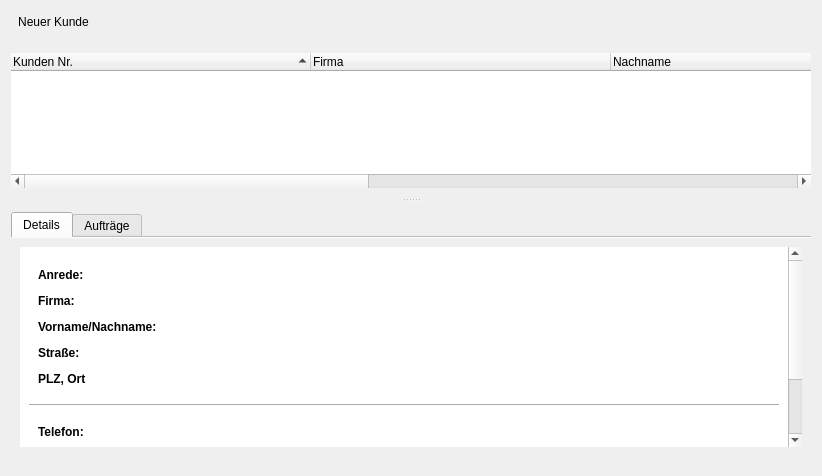
<?xml version="1.0" encoding="UTF-8"?>
<ui version="4.0">
 <class>Form</class>
 <widget class="QWidget" name="Form">
  <property name="geometry">
   <rect>
    <x>0</x>
    <y>0</y>
    <width>822</width>
    <height>476</height>
   </rect>
  </property>
  <property name="windowTitle">
   <string>Form</string>
  </property>
  <property name="autoFillBackground">
   <bool>false</bool>
  </property>
  <layout class="QVBoxLayout" name="verticalLayout_10">
   <item>
    <widget class="QToolButton" name="toolButton_new">
     <property name="text">
      <string>Neuer Kunde</string>
     </property>
     <property name="icon">
      <iconset resource="../res.qrc">
       <normaloff>:/newPrefix/res/1318968748_human-folder-public.png</normaloff>:/newPrefix/res/1318968748_human-folder-public.png</iconset>
     </property>
     <property name="iconSize">
      <size>
       <width>35</width>
       <height>20</height>
      </size>
     </property>
     <property name="popupMode">
      <enum>QToolButton::DelayedPopup</enum>
     </property>
     <property name="toolButtonStyle">
      <enum>Qt::ToolButtonTextUnderIcon</enum>
     </property>
     <property name="autoRaise">
      <bool>true</bool>
     </property>
    </widget>
   </item>
   <item>
    <widget class="QSplitter" name="splitter">
     <property name="orientation">
      <enum>Qt::Vertical</enum>
     </property>
     <widget class="QWidget" name="widget_2" native="true">
      <property name="enabled">
       <bool>true</bool>
      </property>
      <property name="sizePolicy">
       <sizepolicy hsizetype="Preferred" vsizetype="Preferred">
        <horstretch>0</horstretch>
        <verstretch>0</verstretch>
       </sizepolicy>
      </property>
      <layout class="QVBoxLayout" name="verticalLayout_9">
       <property name="leftMargin">
        <number>0</number>
       </property>
       <property name="topMargin">
        <number>15</number>
       </property>
       <property name="rightMargin">
        <number>0</number>
       </property>
       <property name="bottomMargin">
        <number>10</number>
       </property>
       <item>
        <widget class="QTreeWidget" name="treeWidget">
         <property name="contextMenuPolicy">
          <enum>Qt::CustomContextMenu</enum>
         </property>
         <property name="frameShape">
          <enum>QFrame::NoFrame</enum>
         </property>
         <property name="rootIsDecorated">
          <bool>false</bool>
         </property>
         <property name="itemsExpandable">
          <bool>false</bool>
         </property>
         <property name="sortingEnabled">
          <bool>true</bool>
         </property>
         <attribute name="headerCascadingSectionResizes">
          <bool>true</bool>
         </attribute>
         <attribute name="headerDefaultSectionSize">
          <number>300</number>
         </attribute>
         <attribute name="headerShowSortIndicator" stdset="0">
          <bool>true</bool>
         </attribute>
         <column>
          <property name="text">
           <string>Kunden Nr.</string>
          </property>
         </column>
         <column>
          <property name="text">
           <string>Firma</string>
          </property>
         </column>
         <column>
          <property name="text">
           <string>Nachname</string>
          </property>
         </column>
         <column>
          <property name="text">
           <string>Vorname</string>
          </property>
         </column>
         <column>
          <property name="text">
           <string>Straße</string>
          </property>
         </column>
         <column>
          <property name="text">
           <string>Plz, Ort</string>
          </property>
         </column>
        </widget>
       </item>
      </layout>
     </widget>
     <widget class="QFrame" name="frame_7">
      <property name="frameShape">
       <enum>QFrame::NoFrame</enum>
      </property>
      <property name="frameShadow">
       <enum>QFrame::Raised</enum>
      </property>
      <layout class="QVBoxLayout" name="verticalLayout_4">
       <property name="leftMargin">
        <number>0</number>
       </property>
       <property name="topMargin">
        <number>10</number>
       </property>
       <property name="rightMargin">
        <number>0</number>
       </property>
       <item>
        <widget class="QTabWidget" name="tabWidget">
         <property name="sizePolicy">
          <sizepolicy hsizetype="Preferred" vsizetype="Preferred">
           <horstretch>0</horstretch>
           <verstretch>0</verstretch>
          </sizepolicy>
         </property>
         <property name="currentIndex">
          <number>0</number>
         </property>
         <property name="usesScrollButtons">
          <bool>false</bool>
         </property>
         <property name="documentMode">
          <bool>true</bool>
         </property>
         <widget class="QWidget" name="tab">
          <attribute name="title">
           <string>Details</string>
          </attribute>
          <layout class="QVBoxLayout" name="verticalLayout_11">
           <item>
            <widget class="QScrollArea" name="scrollArea">
             <property name="frameShape">
              <enum>QFrame::NoFrame</enum>
             </property>
             <property name="widgetResizable">
              <bool>true</bool>
             </property>
             <widget class="QWidget" name="scrollAreaWidgetContents">
              <property name="geometry">
               <rect>
                <x>0</x>
                <y>0</y>
                <width>770</width>
                <height>295</height>
               </rect>
              </property>
              <layout class="QVBoxLayout" name="verticalLayout_12">
               <property name="spacing">
                <number>0</number>
               </property>
               <property name="margin">
                <number>0</number>
               </property>
               <item>
                <widget class="QFrame" name="frame_6">
                 <property name="styleSheet">
                  <string notr="true">background-color: rgb(255, 255, 255);</string>
                 </property>
                 <property name="frameShape">
                  <enum>QFrame::NoFrame</enum>
                 </property>
                 <property name="frameShadow">
                  <enum>QFrame::Raised</enum>
                 </property>
                 <layout class="QVBoxLayout" name="verticalLayout_8">
                  <item>
                   <layout class="QHBoxLayout" name="horizontalLayout_3">
                    <item>
                     <widget class="QFrame" name="frame">
                      <property name="minimumSize">
                       <size>
                        <width>200</width>
                        <height>0</height>
                       </size>
                      </property>
                      <property name="frameShape">
                       <enum>QFrame::NoFrame</enum>
                      </property>
                      <property name="frameShadow">
                       <enum>QFrame::Raised</enum>
                      </property>
                      <layout class="QVBoxLayout" name="verticalLayout_6">
                       <item>
                        <widget class="QLabel" name="label">
                         <property name="minimumSize">
                          <size>
                           <width>0</width>
                           <height>20</height>
                          </size>
                         </property>
                         <property name="maximumSize">
                          <size>
                           <width>16777215</width>
                           <height>20</height>
                          </size>
                         </property>
                         <property name="font">
                          <font>
                           <weight>75</weight>
                           <bold>true</bold>
                          </font>
                         </property>
                         <property name="text">
                          <string>Anrede:</string>
                         </property>
                        </widget>
                       </item>
                       <item>
                        <widget class="QLabel" name="label_2">
                         <property name="minimumSize">
                          <size>
                           <width>0</width>
                           <height>20</height>
                          </size>
                         </property>
                         <property name="maximumSize">
                          <size>
                           <width>16777215</width>
                           <height>20</height>
                          </size>
                         </property>
                         <property name="font">
                          <font>
                           <weight>75</weight>
                           <bold>true</bold>
                          </font>
                         </property>
                         <property name="text">
                          <string>Firma:</string>
                         </property>
                        </widget>
                       </item>
                       <item>
                        <widget class="QLabel" name="label_3">
                         <property name="minimumSize">
                          <size>
                           <width>0</width>
                           <height>20</height>
                          </size>
                         </property>
                         <property name="maximumSize">
                          <size>
                           <width>16777215</width>
                           <height>20</height>
                          </size>
                         </property>
                         <property name="font">
                          <font>
                           <weight>75</weight>
                           <bold>true</bold>
                          </font>
                         </property>
                         <property name="text">
                          <string>Vorname/Nachname:</string>
                         </property>
                        </widget>
                       </item>
                       <item>
                        <widget class="QLabel" name="label_4">
                         <property name="minimumSize">
                          <size>
                           <width>0</width>
                           <height>20</height>
                          </size>
                         </property>
                         <property name="maximumSize">
                          <size>
                           <width>16777215</width>
                           <height>20</height>
                          </size>
                         </property>
                         <property name="font">
                          <font>
                           <weight>75</weight>
                           <bold>true</bold>
                          </font>
                         </property>
                         <property name="text">
                          <string>Straße:</string>
                         </property>
                        </widget>
                       </item>
                       <item>
                        <widget class="QLabel" name="label_5">
                         <property name="minimumSize">
                          <size>
                           <width>0</width>
                           <height>20</height>
                          </size>
                         </property>
                         <property name="maximumSize">
                          <size>
                           <width>16777215</width>
                           <height>20</height>
                          </size>
                         </property>
                         <property name="font">
                          <font>
                           <weight>75</weight>
                           <bold>true</bold>
                          </font>
                         </property>
                         <property name="text">
                          <string>PLZ, Ort</string>
                         </property>
                        </widget>
                       </item>
                      </layout>
                     </widget>
                    </item>
                    <item>
                     <widget class="QFrame" name="frame_2">
                      <property name="frameShape">
                       <enum>QFrame::NoFrame</enum>
                      </property>
                      <property name="frameShadow">
                       <enum>QFrame::Raised</enum>
                      </property>
                      <layout class="QVBoxLayout" name="verticalLayout_3">
                       <item>
                        <widget class="QLabel" name="label_anrede">
                         <property name="minimumSize">
                          <size>
                           <width>0</width>
                           <height>20</height>
                          </size>
                         </property>
                         <property name="maximumSize">
                          <size>
                           <width>16777215</width>
                           <height>20</height>
                          </size>
                         </property>
                         <property name="text">
                          <string/>
                         </property>
                         <property name="textInteractionFlags">
                          <set>Qt::LinksAccessibleByMouse|Qt::TextSelectableByMouse</set>
                         </property>
                        </widget>
                       </item>
                       <item>
                        <widget class="QLabel" name="label_firma">
                         <property name="minimumSize">
                          <size>
                           <width>0</width>
                           <height>20</height>
                          </size>
                         </property>
                         <property name="maximumSize">
                          <size>
                           <width>16777215</width>
                           <height>20</height>
                          </size>
                         </property>
                         <property name="text">
                          <string/>
                         </property>
                         <property name="textInteractionFlags">
                          <set>Qt::LinksAccessibleByMouse|Qt::TextSelectableByMouse</set>
                         </property>
                        </widget>
                       </item>
                       <item>
                        <widget class="QLabel" name="label_vornachname">
                         <property name="minimumSize">
                          <size>
                           <width>0</width>
                           <height>20</height>
                          </size>
                         </property>
                         <property name="maximumSize">
                          <size>
                           <width>16777215</width>
                           <height>20</height>
                          </size>
                         </property>
                         <property name="text">
                          <string/>
                         </property>
                         <property name="textInteractionFlags">
                          <set>Qt::LinksAccessibleByMouse|Qt::TextSelectableByMouse</set>
                         </property>
                        </widget>
                       </item>
                       <item>
                        <widget class="QLabel" name="label_strasse">
                         <property name="minimumSize">
                          <size>
                           <width>0</width>
                           <height>20</height>
                          </size>
                         </property>
                         <property name="maximumSize">
                          <size>
                           <width>16777215</width>
                           <height>20</height>
                          </size>
                         </property>
                         <property name="text">
                          <string/>
                         </property>
                         <property name="textInteractionFlags">
                          <set>Qt::LinksAccessibleByMouse|Qt::TextSelectableByMouse</set>
                         </property>
                        </widget>
                       </item>
                       <item>
                        <widget class="QLabel" name="label_plzort">
                         <property name="minimumSize">
                          <size>
                           <width>0</width>
                           <height>20</height>
                          </size>
                         </property>
                         <property name="maximumSize">
                          <size>
                           <width>16777215</width>
                           <height>20</height>
                          </size>
                         </property>
                         <property name="text">
                          <string/>
                         </property>
                         <property name="textInteractionFlags">
                          <set>Qt::LinksAccessibleByMouse|Qt::TextSelectableByMouse</set>
                         </property>
                        </widget>
                       </item>
                      </layout>
                     </widget>
                    </item>
                    <item>
                     <spacer name="horizontalSpacer">
                      <property name="orientation">
                       <enum>Qt::Horizontal</enum>
                      </property>
                      <property name="sizeHint" stdset="0">
                       <size>
                        <width>40</width>
                        <height>20</height>
                       </size>
                      </property>
                     </spacer>
                    </item>
                   </layout>
                  </item>
                  <item>
                   <widget class="Line" name="line">
                    <property name="font">
                     <font>
                      <kerning>true</kerning>
                     </font>
                    </property>
                    <property name="frameShadow">
                     <enum>QFrame::Sunken</enum>
                    </property>
                    <property name="orientation">
                     <enum>Qt::Horizontal</enum>
                    </property>
                   </widget>
                  </item>
                  <item>
                   <layout class="QHBoxLayout" name="horizontalLayout_4">
                    <item>
                     <widget class="QFrame" name="frame_3">
                      <property name="minimumSize">
                       <size>
                        <width>200</width>
                        <height>0</height>
                       </size>
                      </property>
                      <property name="frameShape">
                       <enum>QFrame::NoFrame</enum>
                      </property>
                      <property name="frameShadow">
                       <enum>QFrame::Raised</enum>
                      </property>
                      <layout class="QVBoxLayout" name="verticalLayout_5">
                       <item>
                        <widget class="QLabel" name="label_6">
                         <property name="minimumSize">
                          <size>
                           <width>0</width>
                           <height>20</height>
                          </size>
                         </property>
                         <property name="maximumSize">
                          <size>
                           <width>16777215</width>
                           <height>20</height>
                          </size>
                         </property>
                         <property name="font">
                          <font>
                           <weight>75</weight>
                           <bold>true</bold>
                          </font>
                         </property>
                         <property name="text">
                          <string>Telefon:</string>
                         </property>
                        </widget>
                       </item>
                       <item>
                        <widget class="QLabel" name="label_7">
                         <property name="minimumSize">
                          <size>
                           <width>0</width>
                           <height>20</height>
                          </size>
                         </property>
                         <property name="maximumSize">
                          <size>
                           <width>16777215</width>
                           <height>20</height>
                          </size>
                         </property>
                         <property name="font">
                          <font>
                           <weight>75</weight>
                           <bold>true</bold>
                          </font>
                         </property>
                         <property name="text">
                          <string>Mobil:</string>
                         </property>
                        </widget>
                       </item>
                       <item>
                        <widget class="QLabel" name="label_8">
                         <property name="minimumSize">
                          <size>
                           <width>0</width>
                           <height>20</height>
                          </size>
                         </property>
                         <property name="maximumSize">
                          <size>
                           <width>16777215</width>
                           <height>20</height>
                          </size>
                         </property>
                         <property name="font">
                          <font>
                           <weight>75</weight>
                           <bold>true</bold>
                          </font>
                         </property>
                         <property name="text">
                          <string>Fax:</string>
                         </property>
                        </widget>
                       </item>
                       <item>
                        <widget class="QLabel" name="label_9">
                         <property name="minimumSize">
                          <size>
                           <width>0</width>
                           <height>20</height>
                          </size>
                         </property>
                         <property name="maximumSize">
                          <size>
                           <width>16777215</width>
                           <height>20</height>
                          </size>
                         </property>
                         <property name="font">
                          <font>
                           <weight>75</weight>
                           <bold>true</bold>
                          </font>
                         </property>
                         <property name="text">
                          <string>E-Mail:</string>
                         </property>
                        </widget>
                       </item>
                      </layout>
                     </widget>
                    </item>
                    <item>
                     <widget class="QFrame" name="frame_4">
                      <property name="frameShape">
                       <enum>QFrame::NoFrame</enum>
                      </property>
                      <property name="frameShadow">
                       <enum>QFrame::Raised</enum>
                      </property>
                      <layout class="QVBoxLayout" name="verticalLayout_7">
                       <item>
                        <widget class="QLabel" name="label_telefon">
                         <property name="minimumSize">
                          <size>
                           <width>0</width>
                           <height>20</height>
                          </size>
                         </property>
                         <property name="maximumSize">
                          <size>
                           <width>16777215</width>
                           <height>20</height>
                          </size>
                         </property>
                         <property name="text">
                          <string/>
                         </property>
                         <property name="textInteractionFlags">
                          <set>Qt::LinksAccessibleByMouse|Qt::TextSelectableByMouse</set>
                         </property>
                        </widget>
                       </item>
                       <item>
                        <widget class="QLabel" name="label_mobil">
                         <property name="minimumSize">
                          <size>
                           <width>0</width>
                           <height>20</height>
                          </size>
                         </property>
                         <property name="maximumSize">
                          <size>
                           <width>16777215</width>
                           <height>20</height>
                          </size>
                         </property>
                         <property name="text">
                          <string/>
                         </property>
                         <property name="textInteractionFlags">
                          <set>Qt::LinksAccessibleByMouse|Qt::TextSelectableByMouse</set>
                         </property>
                        </widget>
                       </item>
                       <item>
                        <widget class="QLabel" name="label_fax">
                         <property name="minimumSize">
                          <size>
                           <width>0</width>
                           <height>20</height>
                          </size>
                         </property>
                         <property name="maximumSize">
                          <size>
                           <width>16777215</width>
                           <height>20</height>
                          </size>
                         </property>
                         <property name="text">
                          <string/>
                         </property>
                         <property name="textInteractionFlags">
                          <set>Qt::LinksAccessibleByMouse|Qt::TextSelectableByMouse</set>
                         </property>
                        </widget>
                       </item>
                       <item>
                        <widget class="QLabel" name="label_email">
                         <property name="minimumSize">
                          <size>
                           <width>0</width>
                           <height>20</height>
                          </size>
                         </property>
                         <property name="maximumSize">
                          <size>
                           <width>16777215</width>
                           <height>20</height>
                          </size>
                         </property>
                         <property name="text">
                          <string/>
                         </property>
                         <property name="textInteractionFlags">
                          <set>Qt::LinksAccessibleByMouse|Qt::TextSelectableByMouse</set>
                         </property>
                        </widget>
                       </item>
                      </layout>
                     </widget>
                    </item>
                    <item>
                     <spacer name="horizontalSpacer_3">
                      <property name="orientation">
                       <enum>Qt::Horizontal</enum>
                      </property>
                      <property name="sizeHint" stdset="0">
                       <size>
                        <width>40</width>
                        <height>20</height>
                       </size>
                      </property>
                     </spacer>
                    </item>
                   </layout>
                  </item>
                 </layout>
                </widget>
               </item>
              </layout>
             </widget>
            </widget>
           </item>
          </layout>
         </widget>
         <widget class="QWidget" name="tab_2">
          <attribute name="title">
           <string>Aufträge</string>
          </attribute>
          <layout class="QVBoxLayout" name="verticalLayout_2">
           <item>
            <widget class="QTreeWidget" name="treeWidget_2">
             <attribute name="headerCascadingSectionResizes">
              <bool>true</bool>
             </attribute>
             <attribute name="headerDefaultSectionSize">
              <number>200</number>
             </attribute>
             <attribute name="headerShowSortIndicator" stdset="0">
              <bool>true</bool>
             </attribute>
             <column>
              <property name="text">
               <string notr="true">Projektnummer</string>
              </property>
             </column>
             <column>
              <property name="text">
               <string>Projektname</string>
              </property>
             </column>
             <column>
              <property name="text">
               <string>Status</string>
              </property>
             </column>
            </widget>
           </item>
          </layout>
         </widget>
        </widget>
       </item>
      </layout>
     </widget>
    </widget>
   </item>
  </layout>
 </widget>
 <resources>
  <include location="../res.qrc"/>
 </resources>
 <connections/>
</ui>
